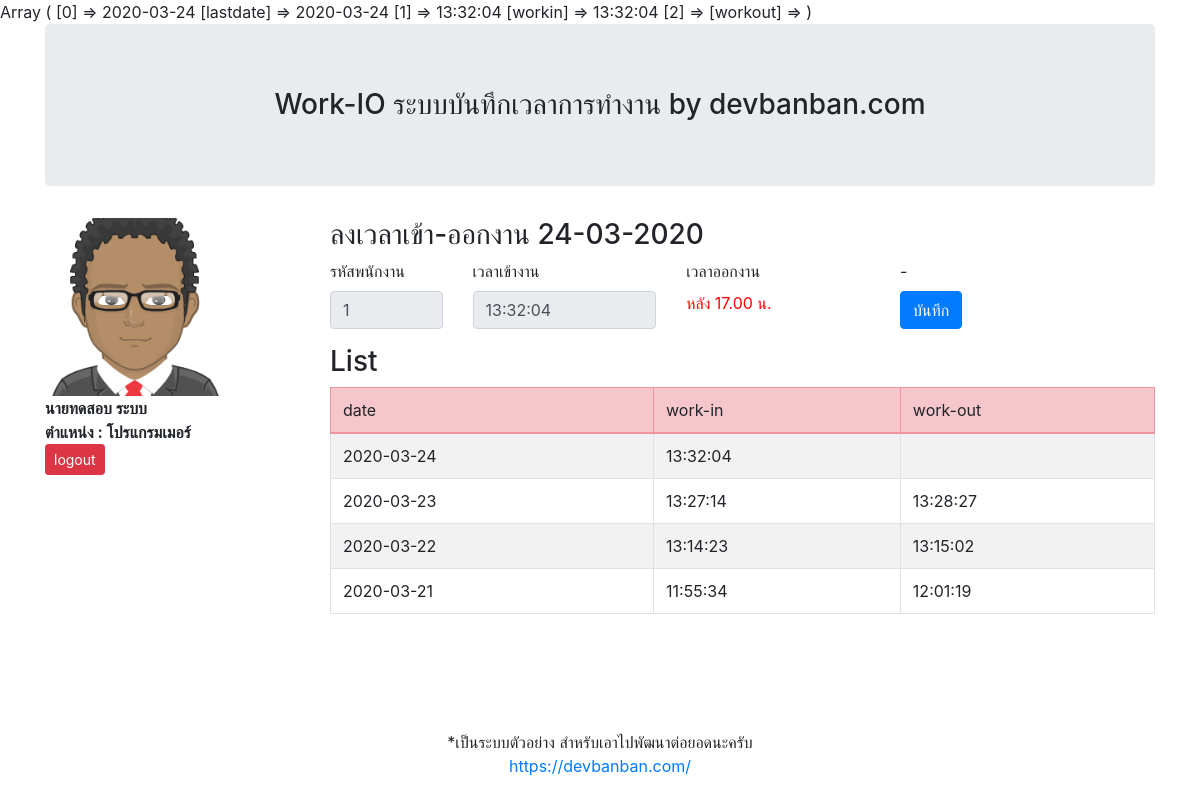
Page /profile.php (signed in) on the committed database.
### tables this page shows
CREATE TABLE `tbl_emp` (
  `m_id` int(11) NOT NULL,
  `m_username` varchar(50) NOT NULL,
  `m_password` varchar(50) NOT NULL,
  `m_firstname` varchar(50) NOT NULL,
  `m_name` varchar(100) NOT NULL,
  `m_lastname` varchar(100) NOT NULL,
  `m_position` varchar(100) NOT NULL,
  `m_img` varchar(100) DEFAULT NULL,
  `m_phone` varchar(20) NOT NULL,
  `m_email` varchar(50) NOT NULL,
  `m_level` varchar(10) NOT NULL,
  `m_datesave` timestamp NOT NULL DEFAULT current_timestamp()
);

CREATE TABLE `tbl_work_io` (
  `id` int(11) NOT NULL,
  `m_id` int(11) NOT NULL COMMENT 'ไอดี พนง.',
  `workdate` date NOT NULL,
  `workin` time NOT NULL,
  `workout` time DEFAULT NULL
);

### profile.php (the view, shortened to what this page needs)
<?php
include('condb.php');
$m_id = $_SESSION['m_id'];
$queryemp = "SELECT * FROM tbl_emp WHERE m_id=$m_id";
$resultm = mysqli_query($condb, $queryemp) or die ("Error in query: $queryemp " . mysqli_error());
$rowm = mysqli_fetch_array($resultm);
$timenow = date('H:i:s');
$datenow = date('Y-m-d');
$queryworkio = "SELECT MAX(workdate) as lastdate, workin, workout FROM tbl_work_io WHERE m_id=$m_id AND workdate='$datenow' ";
$resultio = mysqli_query($condb, $queryworkio) or die ("Error in query: $queryworkio " . mysqli_error());
$rowio = mysqli_fetch_array($resultio);
print_r($rowio);
?>
<!doctype html>
<html lang="en">
  <head>
    <link rel="stylesheet" href="https://stackpath.bootstrapcdn.com/bootstrap/4.4.1/css/bootstrap.min.css">
  </head>
  <body>
    <div class="container">
      <div class="row">
        <div class="col col-sm-12">
          <h3  class="jumbotron" align="center">Work-IO ระบบบันทึกเวลาการทำงาน by devbanban.com </h3>
        </div>
      </div>
    </div>
    <div class="container">
      <div class="row">
        <div class="col col-sm-3">
          <img src="img/<?php echo $rowm['m_img'];?>" width='70%'>
          <br>
          <b>
          <?php echo $rowm['m_firstname'].$rowm['m_name']. ' '.$rowm['m_lastname'];?>
          <br>
          ตำแหน่ง : <?php echo $rowm['m_position'];?>
          </b>
          <br>
          <a href="logout.php" class="btn btn-danger btn-sm"> logout </a>
        </div>
        <div class="col col-sm-9">
          <h3> ลงเวลาเข้า-ออกงาน <?php echo date('d-m-Y');?></h3>
          <form action="save.php"  method="post" class="form-horizontal">
            <div class="form-group row">
              <div class="col col-sm-2">
                <label for="m_id">รหัสพนักงาน</label>
                <input type="text" class="form-control"   name="m_id"   placeholder="รหัสพนักงาน"   value="<?php echo $rowm['m_id'];?>"  readonly>
              </div>
              <div class="col col-sm-3">
                <label for="m_id">เวลาเข้างาน</label>
                <?php if(isset($rowio['workin'])){ ?>
                <input type="text" class="form-control"   name="workin"   value="<?php echo $rowio['workin'];?>"  disabled>
                <?php }else{ ?>
                <input type="text" class="form-control"   name="workin"   value="<?php echo date('H:i:s');?>"  readonly>
                <?php  } ?>
              </div>
              <div class="col col-sm-3">
                <label for="m_id">เวลาออกงาน</label>
                <?php
                if($timenow > '17:00:00'){
                if(isset($rowio['workout'])){ ?>
                <input type="text" class="form-control"   name="workout"  value="<?php echo $rowio['workout'];?>"  disabled>
                <?php }else{ ?>
                <input type="text" class="form-control"   name="workout"  value="<?php echo date('H:i:s');?>"  readonly>
                <?php
                }
                }else{
                echo '<br><font color="red"> หลัง 17.00 น. </font>';
                } ?>
              </div>
              <div class="col col-sm-1">
                <label>-</label>
                <button type="submit" class="btn btn-primary">บันทึก</button>
              </div>
            </div>
          </form>
          <h3>List</h3>
          <?php
          $querylist = "SELECT * FROM tbl_work_io WHERE m_id = $m_id ORDER BY workdate DESC";
          $resultlist = mysqli_query($condb, $querylist)  or die("Error:" . mysqli_error($querylist));
          echo "
          <table class='table table-bordered table-striped'>
          <thead>
            <tr class='table-danger'>
              <td>date</td>
              <td>work-in</td>
              <td>work-out</td>
            </tr>
            </thead>
            ";
            foreach ($resultlist as $value) {
            echo "<tr>";
              echo "<td>" .$value["workdate"] .  "</td> ";
              echo "<td>" .$value["workin"] .  "</td> ";
              echo "<td>" .$value["workout"] .  "</td> ";
            echo "</tr>";
            }
          echo '</table>';
          ?>
        </div>
      </div>
    </div>
    <div class="container-fluid" style="margin-top: 100px;">
      <div class="row">
        <div class="col col-sm-12">
          <p align="center"> *เป็นระบบตัวอย่าง สำหรับเอาไปพัฒนาต่อยอดนะครับ <br>
            <a href="https://devbanban.com/" target="_blank">
              https://devbanban.com/
            </a></p>
          </div>
        </div>
      </div>
    </body>
  </html>

### rows in the picture
tbl_emp: m_img (picture), m_firstname "นาย", m_name "ทดสอบ", m_lastname "ระบบ", m_position "โปรแกรมเมอร์", m_id "1"
tbl_work_io: workdate "2020-03-24", workin "13:32:04"
tbl_work_io: workdate "2020-03-23", workin "13:27:14", workout "13:28:27"
tbl_work_io: workdate "2020-03-22", workin "13:14:23", workout "13:15:02"
tbl_work_io: workdate "2020-03-21", workin "11:55:34", workout "12:01:19"
